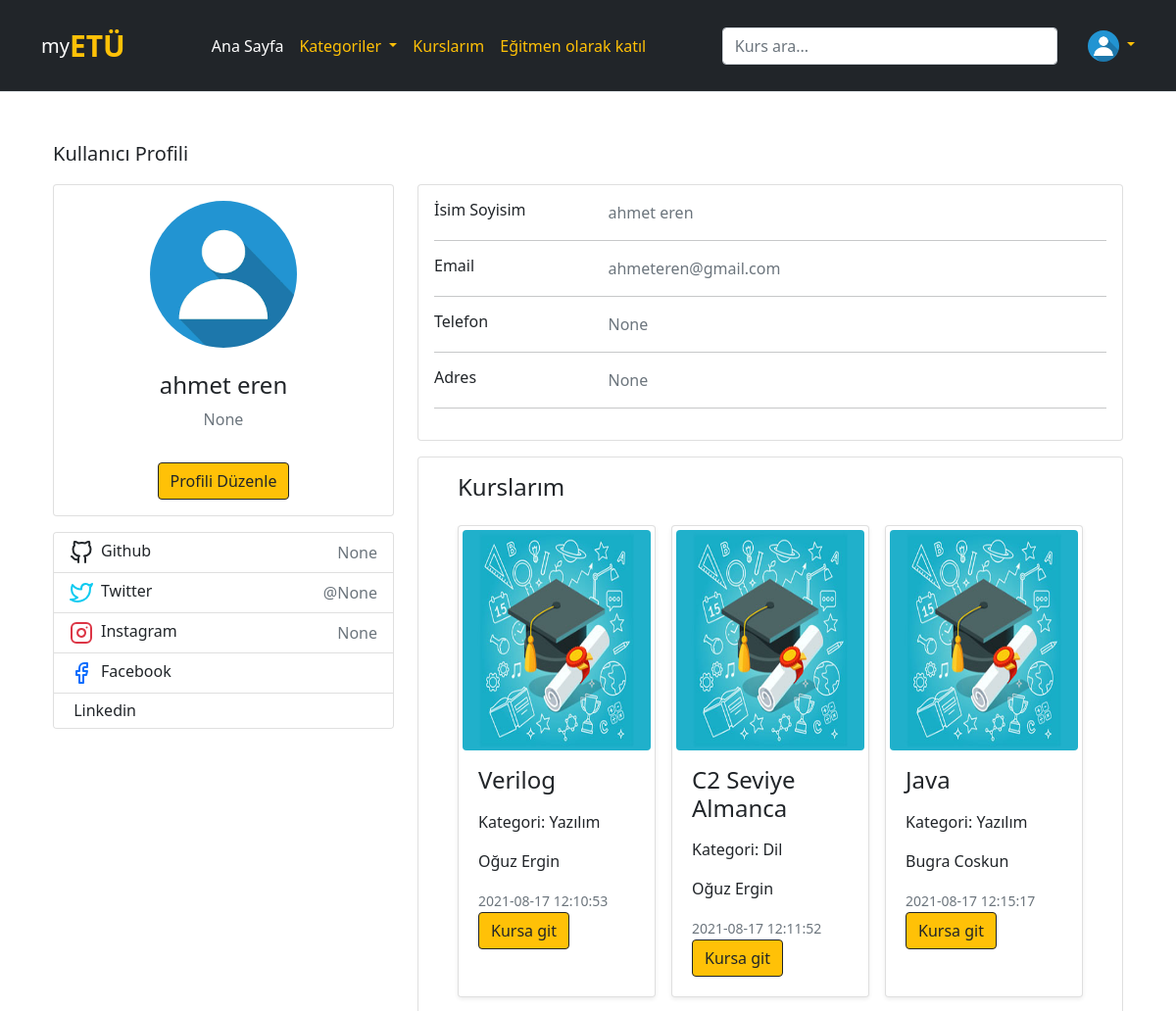
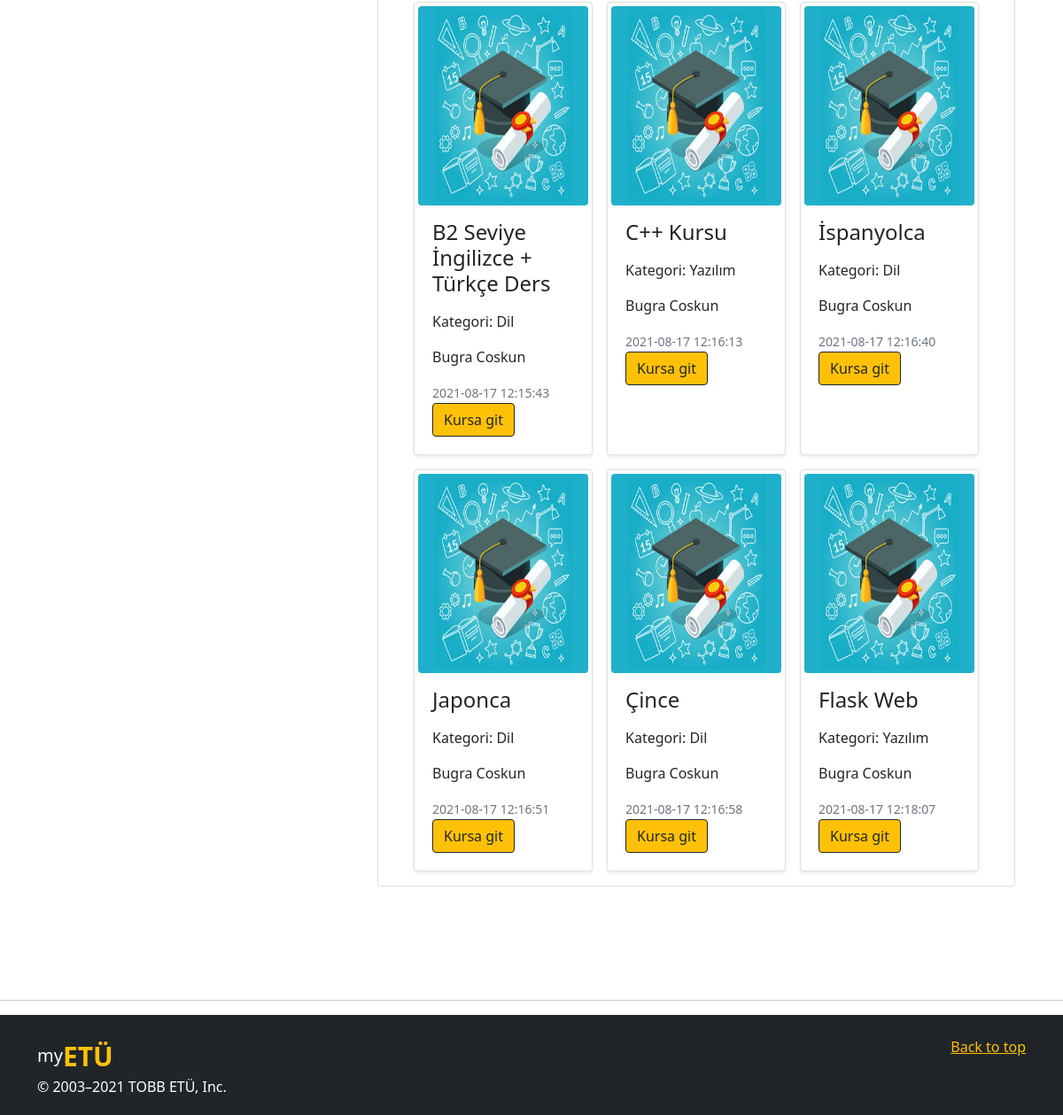
Screenshot of /profil/1 (signed in) with the database file from the repository (2 pictures, top to bottom).
### website/models.py (models this page shows, shortened)
class User(db.Model, UserMixin):
    id = db.Column(db.Integer, primary_key=True, nullable=False)
    email = db.Column(db.String(150), unique=True, nullable=False)
    password = db.Column(db.String(150), nullable=False)
    first_name = db.Column(db.String(50), nullable=False)
    last_name = db.Column(db.String(50), nullable=False)
    date = db.Column(db.DateTime(timezone=True), default=func.now())
    role = db.Column(db.Integer, default = 0)
    unvan = db.Column(db.String(40))
    adres = db.Column(db.String(50))
    telefon = db.Column(db.String(12))
    github = db.Column(db.String(40))
    twitter = db.Column(db.String(40))
    instagram = db.Column(db.String(40))
    linkedin = db.Column(db.String(40))
    subscriptions = db.relationship('Kurs', secondary = 'subs', backref = db.backref('subscribers', lazy = 'dynamic'))
    kurs_yorumlar = db.relationship('KursYorum')
    ders_yorumlar = db.relationship('DersYorum')
    image_file = db.Column(db.String(20), nullable=False, default='default.jpg')

class Kurs(db.Model):
    id = db.Column(db.Integer, primary_key=True)
    isim = db.Column(db.String(200))
    kategori = db.Column(db.String(200))
    date = db.Column(db.DateTime(timezone=True), default=func.now())
    kisa_aciklama = db.Column(db.String(100), nullable = True)
    uzun_aciklama = db.Column(db.String(2000), nullable = True)
    dersler = db.relationship('Ders')
    yorumlar = db.relationship('KursYorum')
    egitmen_id = db.Column(db.Integer, db.ForeignKey('egitmen.id'))
    image_file = db.Column(db.String(20), nullable=False, default='default.jpg')

### website/views.py (the view, shortened to what this page needs)
@views.route('/profil/<int:id>', methods=['GET', 'POST'])
@login_required
def profil(id):
    self_profil = 1
    user = User.query.get_or_404(id)
    kurslar = db.engine.execute("SELECT Kurs.id,isim,kategori,first_name,last_name, Kurs.image_file, Kurs.date AS kurs_date FROM Kurs, User WHERE Kurs.id IN (SELECT kurs_id FROM subs WHERE user_id ="+str(current_user.id)+") AND Kurs.egitmen_id = User.id")
    if user.id != current_user.id:
        self_profil = 0
    return render_template("profil.html", self_profil = self_profil, user = user, kurslar = kurslar)

### website/__init__.py (called while the page is built)
@login_manager.user_loader
def load_user(id):
    return User.query.get(int(id))

### website/templates/profil.html (shortened to what this page needs)
{% extends "temel.html" %} {% block title %}Hesap{% endblock %} {% block content %}
<div class="container">
    <div class="main-body">
        <nav aria-label="breadcrumb" class="main-breadcrumb mt-5 bg-white">
            <ol class="breadcrumb bg-white">
                <li class="breadcrumb-item active text-dark" style="font-size:20px" aria-current="page"> Kullanıcı Profili</li>
            </ol>
        </nav>
        <div class="row gutters-sm">
            <div class="col-md-4 mb-3">
                <div class="card">
                    <div class="card-body">
                        <div class="d-flex flex-column align-items-center text-center">
                            <img src="../static/profile_pics/{{user.image_file}}" alt="Admin" class="rounded-circle"
                                width="150" height="150">
                            <div class="mt-4">
                                <h4> {{ user.first_name }} {{ user.last_name }} </h4>
                                <p class="text-secondary mb-2"> {{ user.unvan }} </p>
                                {% if self_profil == 1 %}
                                <div><a href="/profil_ayarları" class="btn btn-outline-dark btn-warning mt-3">Profili
                                        Düzenle</a></div>
                                {% else %}
                                <button class="btn btn-outline-dark btn-warning mt-3">Mesaj gönder</button>
                                {% endif %}
                            </div>
                        </div>
                    </div>
                </div>
                <div class="card mt-3">
                    <ul class="list-group list-group-flush">
                        <li class="list-group-item d-flex justify-content-between align-items-center flex-wrap">
                            <h6 class="mb-0">Github</h6>
                            <span class="text-secondary">{{user.github}}</span>
                        </li>
                        <li class="list-group-item d-flex justify-content-between align-items-center flex-wrap">
                            <h6 class="mb-0">Twitter</h6>
                            <span class="text-secondary">@{{user.twitter}}</span>
                        </li>
                        <li class="list-group-item d-flex justify-content-between align-items-center flex-wrap">
                            <h6 class="mb-0">Instagram</h6>
                            <span class="text-secondary">{{user.instagram}}</span>
                        </li>
                        <li class="list-group-item d-flex justify-content-between align-items-center flex-wrap">
                            <h6 class="mb-0">Facebook</h6>
                        </li>
                        <li class="list-group-item d-flex justify-content-between align-items-center flex-wrap">
                            <h6 class="mb-0">
                                </svg>Linkedin</h6>
                        </li>
                    </ul>
                </div>
            </div>
            <div class="col-md-8">
                <div class="card mb-3">
                    <div class="card-body">
                        <div class="row">
                            <div class="col-sm-3">
                                <h6 class="mb-0">İsim Soyisim</h6>
                            </div>
                            <div class="col-sm-9 text-secondary">
                                {{user.first_name}} {{user.last_name}}
                            </div>
                        </div>
                        <hr>
                        <div class="row">
                            <div class="col-sm-3">
                                <h6 class="mb-0">Email</h6>
                            </div>
                            <div class="col-sm-9 text-secondary">
                                {{user.email}}
                            </div>
                        </div>
                        <hr>
                        <div class="row">
                            <div class="col-sm-3">
                                <h6 class="mb-0">Telefon</h6>
                            </div>
                            <div class="col-sm-9 text-secondary">
                                {% if user.telefon %}
                                ({{user.telefon[0:3]}}) {{user.telefon[3:6]}}-{{user.telefon[6:]}}
                                {% else %}
                                None
                                {% endif %}
                            </div>
                        </div>
                        <hr>
                        <div class="row">
                            <div class="col-sm-3">
                                <h6 class="mb-0">Adres</h6>
                            </div>
                            <div class="col-sm-9 text-secondary">
                                {{user.adres}}
                            </div>
                        </div>
                        <hr>
                    </div>
                </div>
                <div class="row gutters-sm">
                    <div class="col-sm-12 mb-3">
                        <div class="row gutters-sm">
                            <div class="col-sm-12 mb-3">
                                <div class="card h-100">
                                    <div class="card-body">
                                        <div class="container">
                                            {%if self_profil == 1 %}
                                            <h4 class="fw-light text-dark">Kurslarım</h4>
                                            {% else %}
                                            <h4 class="fw-light text-dark">Aldığı Kurslar</h4>
                                            {% endif %}
                                            <div class="row row-cols-1 row-cols-sm-2 row-cols-md-3 g-3 mt-2">
                                                {% for kurs in kurslar %}
                                                <div class="col ">
                                                    <div class="card p-1 h-100 shadow-sm">
                                                        <img class="rounded" src="../static/kurs_pics/{{kurs.image_file}}" alt="{{kurs.isim}}"
                                                        class="rounded-rect" width="100%" height="225" >
                                                        <div class="card-body">
                                                            <h4>{{kurs.isim}}</h4>
                                                            <p class="card-text">Kategori: {{kurs.kategori}}</p>
                                                            <p class="card-text">{{kurs.first_name}} {{kurs.last_name}}</p>
                                                            <small class="text-muted">{{kurs.kurs_date}}</small>
                                                            <div
                                                                class="d-flex justify-content-between align-items-center">
                                                                    <a href="#" type="button"
                                                                        class="btn btn-outline-dark btn-warning">Kursa git</a>
                                                            </div>
                                                        </div>
                                                    </div>
                                                </div>
                                                {% endfor %}
                                            </div>
                                        </div>
                                    </div>
                                </div>
                            </div>
                        </div>
                    </div>
                </div>
            </div>
        </div>
    </div>
</div>
 {% endblock %}

### website/templates/temel.html (shortened to what this page needs)
<!DOCTYPE html>
<html>
<head>
    <link rel="stylesheet" href="https://stackpath.bootstrapcdn.com/bootstrap/4.4.1/css/bootstrap.min.css"
 />
    <link rel="stylesheet" href="https://stackpath.bootstrapcdn.com/font-awesome/4.7.0/css/font-awesome.min.css"
 />
    <link href="https://cdn.jsdelivr.net/npm/bootstrap@5.0.2/dist/css/bootstrap.min.css" rel="stylesheet"
>
</head>
<body>
    <header class="p-4 mb-3 border-bottom bg-dark text-white">
        <div class="container">
            <div class="d-flex flex-wrap align-items-center justify-content-center justify-content-lg-start">
                <a href="/" style="font-size: 20px;"
                    class="d-flex align-items-center mb-2 mb-lg-0 text-white text-decoration-none">my<span
                        style="font-weight: bold; font-size: 30px;" class="text-warning">ETÜ</span></a>
                <ul class=" text-warning nav col-12 col-lg-auto me-lg-auto mb-2 justify-content-center mb-md-0">
                    <li><a href="/" class="nav-link px-2 text-white">Ana Sayfa</a></li>
                    <li class="dropdown"><a class="dropdown-toggle nav-link px-2 text-warning" data-toggle="dropdown" href="#">Kategoriler </a>
                    </li>
                    <li><a href="/kurslarım" class="nav-link px-2 text-warning">Kurslarım</a></li>
                    {% if current_user.role == 0 %}
                    <li><a href="/egitmen_ol" class="nav-link px-2 text-warning">Eğitmen olarak katıl</a></li>
                    {% else %}
                    <li><a href="/egitmenkurslari" class="nav-link px-2 text-warning">Yayınlanan Kurslar</a></li>
                    {% endif %}
                </ul>
                <form class="col-12 col-lg-4 mb-3 mb-lg-0 me-lg-3" method="POST">
                    <input type="search" class="form-control form-control-dark" placeholder="Kurs ara..."
                        aria-label="Search" name=arama id=arama>
                </form>
                <div class="dropdown text-right">
                    <a href="#" class="d-block link-warning text-decoration-none dropdown-toggle " id="dropdownUser1"
                        data-bs-toggle="dropdown" aria-expanded="false">
                        <img src="../static/profile_pics/{{current_user.image_file}}" alt="mdo" width="32" height="32"
                            class="rounded-circle">
                    </a>
                </div>
            </div>
        </div>
    </header>
    <div class="container">{% block content %} {% endblock %}</div>
    <hr class="featurette-divider bg-dark mt-5">
    <div class="bg-dark pt-4 pb-1  ">
        <footer class="container bg-dark ">
            <p class="float-end"><a class="text-warning" href="#">Back to top</a></p>
            <a href="/" style="font-size: 20px;"
                class="d-flex align-items-center mb-2 mb-lg-0 text-white text-decoration-none">my<span
                    style="font-weight: bold; font-size: 30px;" class="text-warning">ETÜ</span></a>
            <p class="text-white">&copy; 2003–2021 TOBB ETÜ, Inc.</p>
        </footer>
    </div>
</body>

### rows the page displays
User: image_file (placeholder picture), first_name "ahmet", last_name "eren", unvan "None", github "None", twitter "None", instagram "None", email "ahmeteren@gmail.com", adres "None"
Kurs: image_file (placeholder picture), isim "Verilog", kategori "Yazılım", first_name "Oğuz", last_name "Ergin", kurs_date "2021-08-17 12:10:53"
Kurs: image_file (placeholder picture), isim "C2 Seviye Almanca", kategori "Dil", first_name "Oğuz", last_name "Ergin", kurs_date "2021-08-17 12:11:52"
Kurs: image_file (placeholder picture), isim "Java", kategori "Yazılım", first_name "Bugra", last_name "Coskun", kurs_date "2021-08-17 12:15:17"
Kurs: image_file (placeholder picture), isim "B2 Seviye İngilizce + Türkçe Ders", kategori "Dil", first_name "Bugra", last_name "Coskun", kurs_date "2021-08-17 12:15:43"
Kurs: image_file (placeholder picture), isim "C++ Kursu", kategori "Yazılım", first_name "Bugra", last_name "Coskun", kurs_date "2021-08-17 12:16:13"
Kurs: image_file (placeholder picture), isim "İspanyolca", kategori "Dil", first_name "Bugra", last_name "Coskun", kurs_date "2021-08-17 12:16:40"
Kurs: image_file (placeholder picture), isim "Japonca", kategori "Dil", first_name "Bugra", last_name "Coskun", kurs_date "2021-08-17 12:16:51"
Kurs: image_file (placeholder picture), isim "Çince", kategori "Dil", first_name "Bugra", last_name "Coskun", kurs_date "2021-08-17 12:16:58"
Kurs: image_file (placeholder picture), isim "Flask Web", kategori "Yazılım", first_name "Bugra", last_name "Coskun", kurs_date "2021-08-17 12:18:07"
